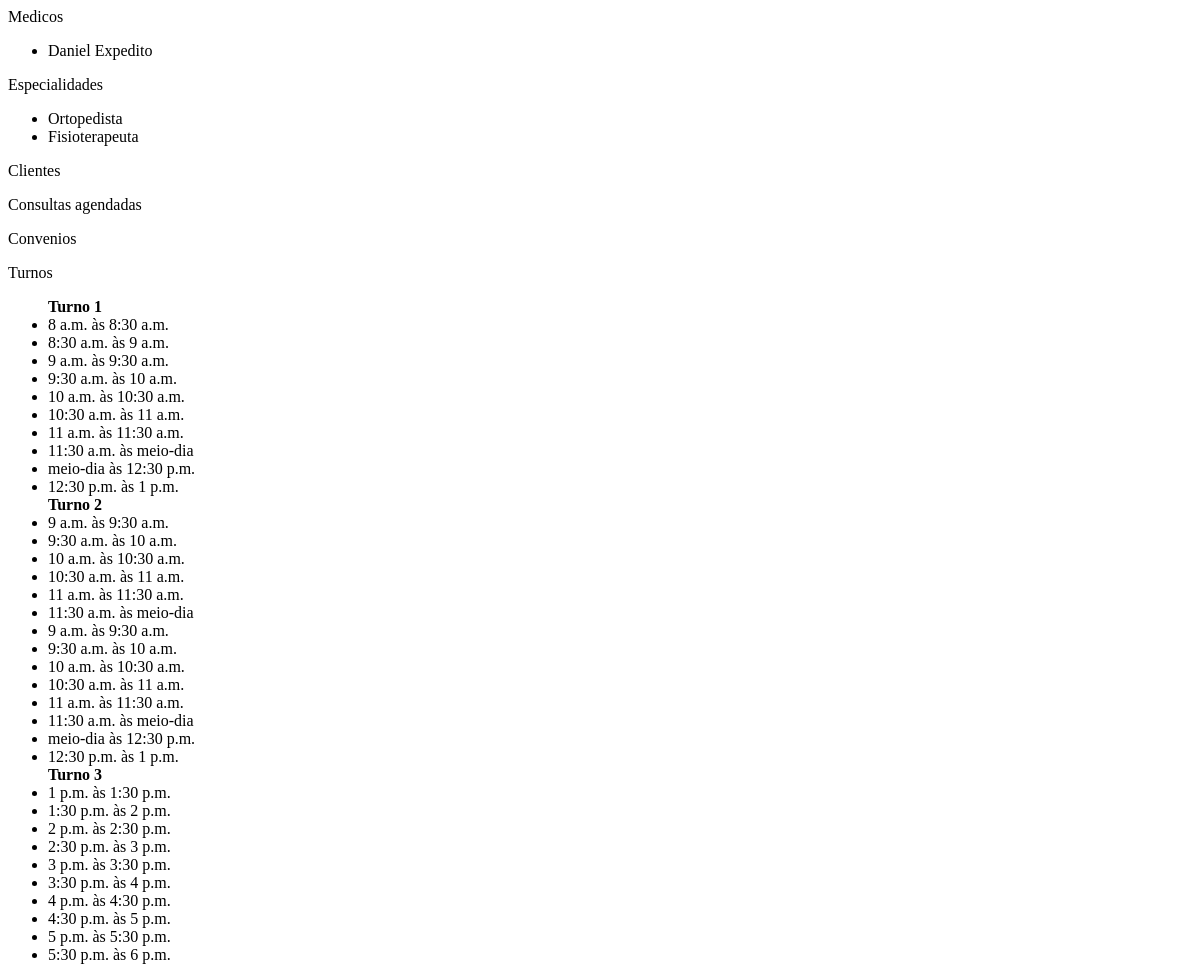
The app's page /, older data.
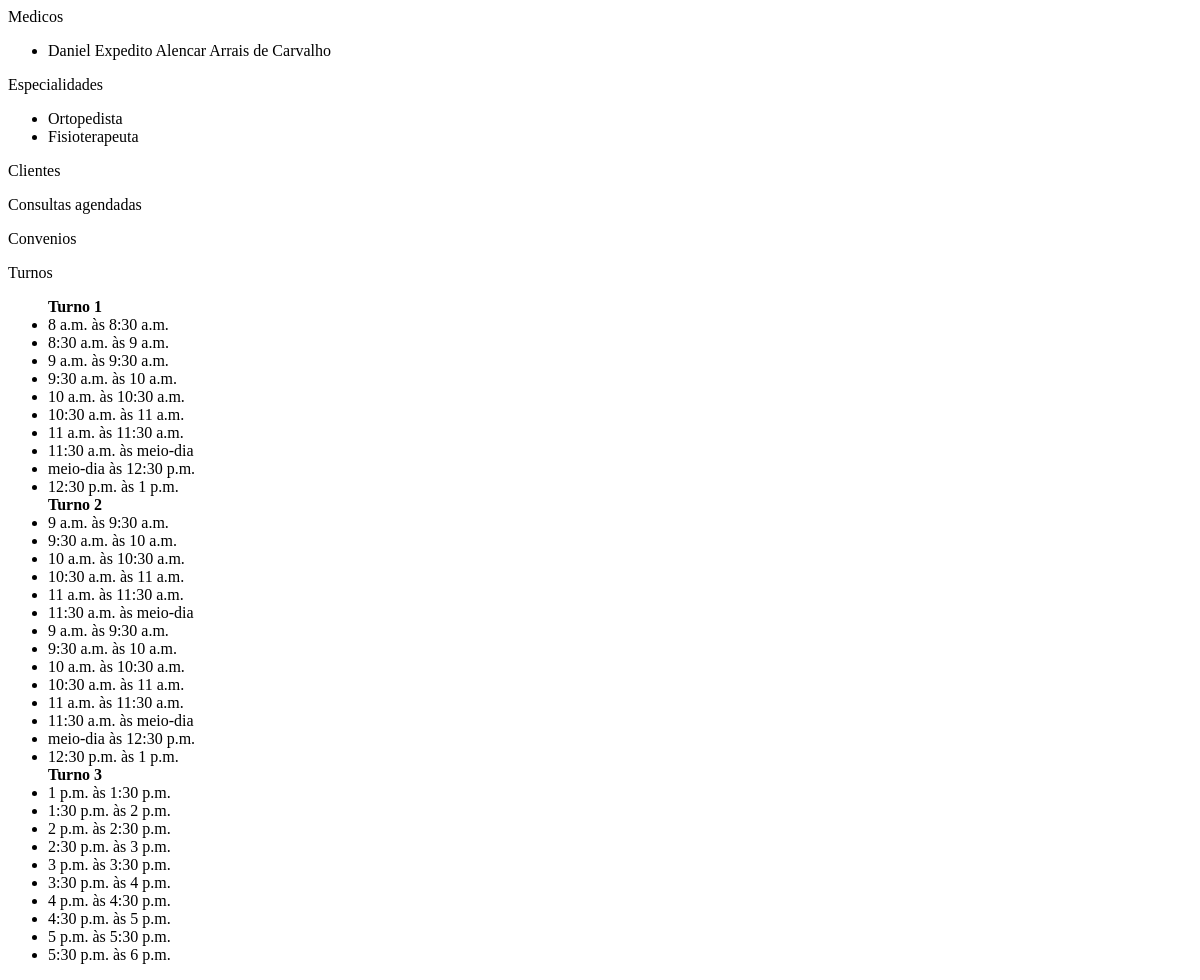
The same page, newer data.
### core/models.py (models this page shows, shortened)
class Medico(models.Model):
    nome = models.CharField(max_length=50)
    crm = models.CharField(max_length=50)
    especialidade = models.ForeignKey(Especialidade, on_delete=models.CASCADE)

### core/views.py (the view)
# urls.py: path('', index)
def index(request):
    template_name = 'index.html'
    context = {
        "medicos": Medico.objects.all(),
        "especialidades": Especialidade.objects.all(),
        "cliente": Cliente.objects.all(),
        "consulta": Consulta.objects.all(),
        "convenio": Convenio.objects.all(),
        "turnos": Turno.objects.all(),
    }
    return render(request, template_name, context)

### core/templates/index.html (shortened to what this page needs)
<!DOCTYPE html>
<html lang="en">
<head>
</head>
<body>
Medicos
<ul>
    {% for medico in medicos %}
    <li>{{ medico.nome }}</li>
    {% endfor %}
</ul>
Especialidades
<ul>
    {% for especialidade in especialidades %}
    <li>{{ especialidade.nome }}</li>
    {% endfor %}
</ul>
Clientes
Consultas agendadas
Convenios
Turnos
<ul>
    {% for turno in turnos %}
    <b>Turno {{turno.id}}</b>
        {% for escala in turno.tempo.all %}
        <li>{{escala.inicio }}  às   {{escala.fim }} </li>
        {% endfor %}
    {% endfor %}
</ul>
</body>
</html>

Row changes from the older to the newer data that the page shows:
changed Medico: nome "Daniel Expedito" → "Daniel Expedito Alencar Arrais de Carvalho"
